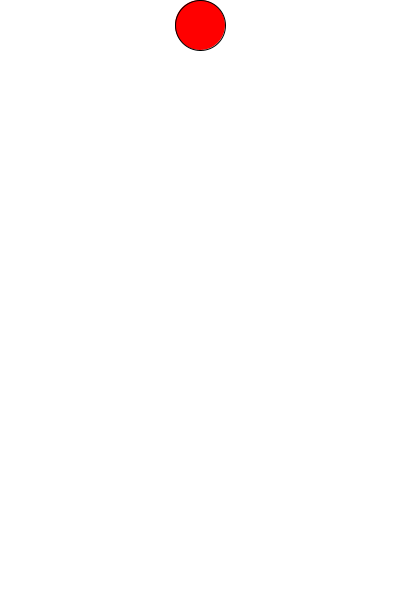
Frame 1 (no input)
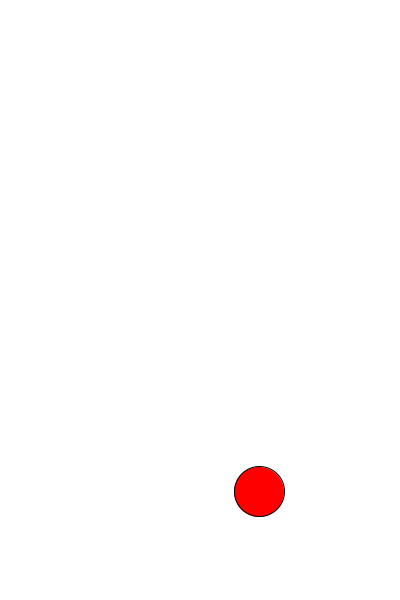
Frame 60 (the mouse pressed at the canvas centre just before this capture)
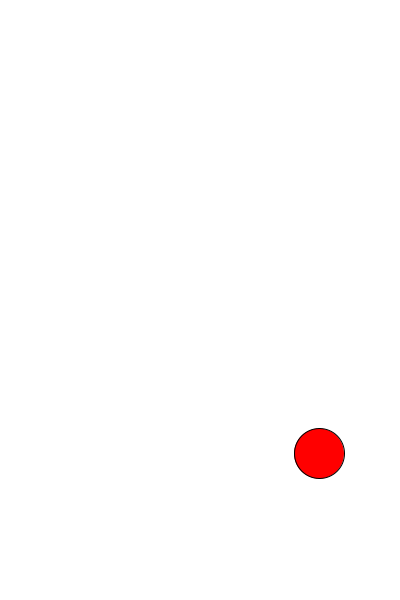
Frame 120 (the mouse held since frame 60 and released just before this capture)

The Processing sketch that drew these frames (run headless with seeded random() and noise(); from frame 60 on, the mouse is pressed at the canvas centre):

// Processing sketch: bouncingBall
// ── bouncingBall.pde
float xPos, yPos, xVel, yVel;
int ballWidth = 50;
void setup() {
  size(400, 600);
  xPos = width/2;
  yPos = ballWidth/2;
  xVel = 1;
  frameRate(70);
}
void drawBall() {
  // ball will show up at the top middle of the screen
  background(255);
  fill (255, 0, 0);
  ellipse(xPos, yPos, ballWidth, ballWidth);
}

void updatePos() {
  xPos += xVel;
  yPos += yVel;

  //acceleration amount
  yVel += 0.4;
}
void bounce() {
  //should the ball bounce?
  if (yPos>= height - ballWidth /2) {
    yVel = -yVel*0.7;
    yPos = height - ballWidth/2;
  }
  if (xPos >= width-ballWidth/2
    || xPos <= ballWidth/2) {
    xVel = -xVel;
  }
}

void draw() {
  drawBall();
  updatePos();
  bounce();
}
